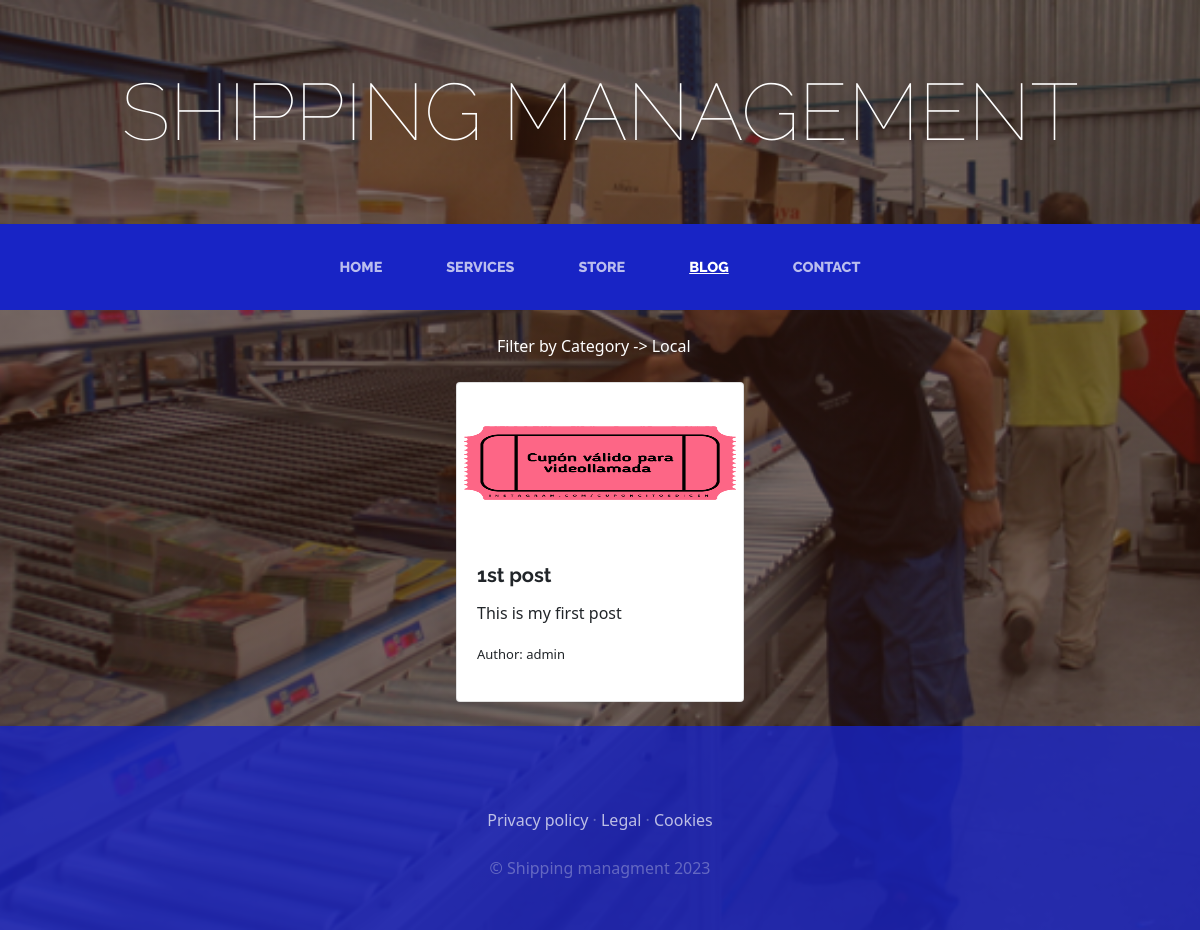
The page /blog/ on the database as committed earlier.
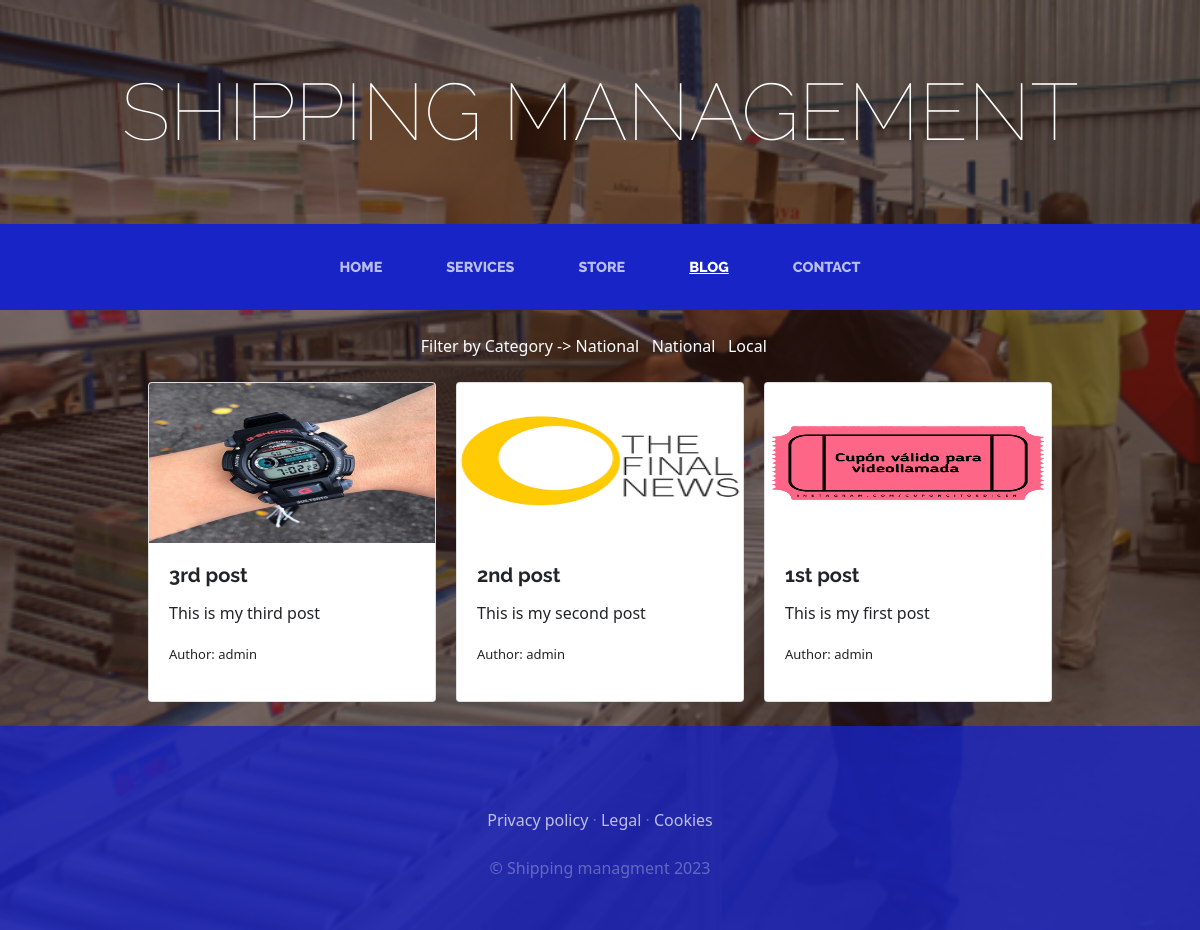
The same page on the database as committed later.
### blog/models.py (models this page shows, shortened)
class Category(models.Model):
    name = models.CharField(max_length=200)
    created = models.DateTimeField(auto_now_add=True)
    updated = models.DateTimeField(auto_now_add=True)
    class Meta:
        verbose_name = 'category'
        verbose_name_plural = 'categories'
        ordering = ['-created']

class Post(models.Model):
    title = models.CharField(max_length=200)
    content = models.CharField(max_length=500)
    image = models.ImageField(upload_to='blog', null=True, blank=True)
    author = models.ForeignKey(User, on_delete=models.CASCADE)
    categories = models.ManyToManyField(Category)
    created = models.DateTimeField(auto_now_add=True)
    updated = models.DateTimeField(auto_now_add=True)
    class Meta:
        verbose_name = 'post'
        verbose_name_plural = 'posts'
        ordering = ['-created']

### blog/views.py (the view)
# urls.py: path('', views.posts, name='Blog'),
def posts(request):
    posts = Post.objects.all()
    return render(request, 'blog/blog.html', {'posts': posts})

### blog/templates/blog/blog.html (shortened to what this page needs)
{% extends 'OnlineProjectApp/base.html' %}
{% load static %}
{% block content %}
    <br>
    <section>
        <div style="width: 75%; margin: auto; text-align: center; color: #FFFFFF; display: flex; justify-content: center;">
            Filter by Category ->&nbsp;
            {% for post in posts %}
                {% for category in post.categories.all %}
                    <a href="{% url 'category' category.id %}" style="color: #FFFFFF;">{{category.name}}</a> &nbsp;&nbsp;&nbsp;
                {% endfor %}
            {% endfor %}
        </div>
    </section>
    <section>
        <div class="m-4" style="display: flex; justify-content: center;">
            <div class="row" style="gap: 20px;">
                {% for post in posts %}
                    <div class="card" style="width: 18rem;">
                        <img src="{{post.image.url}}" class="card-img-top" alt="Post" style="height: 10rem;">
                        <div class="card-body">
                            <h5 class="font-weight-bold card-title">{{post.title}}</h5>
                            <p class="card-text">{{post.content}}</p>
                            <p class="fw-light" style="font-size: small;">Author: {{post.author}}</p>
                        </div>
                    </div>
                {% endfor %}
            </div>
        </div>
    </section>
{% endblock %}

### OnlineProjectApp/templates/OnlineProjectApp/base.html (shortened to what this page needs)
<html>
<head>
  {% load static %}
  <link href="{% static 'OnlineProjectApp/vendor/bootstrap/css/bootstrap.min.css' %}" rel="stylesheet">
  <link href="{% static 'OnlineProjectApp/css/gestion.css' %}" rel="stylesheet">
</head>
<body>
  <h1 class="site-heading text-center text-white d-none d-lg-block">
    <span class="site-heading-lower">Shipping management</span>
  </h1>
  <nav class="navbar navbar-expand-lg navbar-dark py-lg-4" id="mainNav">
    <div class="container">
      <div class="collapse navbar-collapse" id="navbarResponsive">
        <ul class="navbar-nav mx-auto">
          <li class="nav-item {% if request.path == '/' %}active{% endif %} px-lg-4">
            <a class="nav-link text-uppercase text-expanded" href="{% url 'Home' %}">Home</a>
          </li>
          <li class="nav-item {% if request.path == '/services/' %}active{% endif %} px-lg-4">
            <a class="nav-link text-uppercase text-expanded" href="{% url 'Services' %}">Services</a>
          </li>
          <li class="nav-item {% if request.path == '/store/' %}active{% endif %} px-lg-4">
            <a class="nav-link text-uppercase text-expanded" href="{% url 'Store' %}">Store</a>
          </li>
          <li class="nav-item {% if request.path|slice:':6' == '/blog/' %}active{% endif %} px-lg-4">
            <a class="nav-link text-uppercase text-expanded" href="{% url 'Blog' %}">Blog</a>
          </li>
          <li class="nav-item {% if request.path == '/contact/' %}active{% endif %} px-lg-4">
            <a class="nav-link text-uppercase text-expanded" href="{% url 'Contact' %}">Contact</a>
          </li>
        </ul>
      </div>
    </div>
  </nav>
  {% block content %}
  {% endblock %}
  <footer class="footer text-faded text-center py-5">
    <div class="container">
      <p class="m-0 mbt">
        <a href="sample.html" class="link">Privacy policy</a> ·
        <a href="sample.html" class="link">Legal</a> ·
        <a href="sample.html" class="link">Cookies</a>
      </p>
      <p class="m-0 mbt1">&copy; Shipping managment 2023</p>
    </div>
  </footer>
</body>
</html>

### OnlineProjectApp/static/OnlineProjectApp/css/gestion.css (style rules this page uses)
body { font-family: system-ui, -apple-system, BlinkMacSystemFont, 'Segoe UI', Roboto, Oxygen, Ubuntu, Cantarell, 'Open Sans', 'Helvetica Neue', sans-serif; background: linear-gradient(rgba(47, 23, 15, 0.65), rgba(47, 23, 15, 0.65)), url("../img/bg_main.jpg"); background-attachment: fixed; background-position: center; background-size: cover; }
h1, h2, h3, h4, h5, h6 { font-family: 'Raleway'; }
p { line-height: 1.75; }
.text-faded { color: rgba(255, 255, 255, 0.3); }
.site-heading { margin-top: 5rem; margin-bottom: 5rem; text-transform: uppercase; line-height: 1; font-family: 'Raleway'; }
.site-heading .site-heading-lower { font-size: 5rem; font-weight: 100; line-height: 4rem; }
#mainNav { background-color: rgb(24, 36, 197); font-family: 'Raleway'; }
#mainNav .navbar-nav .nav-item .nav-link { color: rgba(255, 255, 255, 0.7); font-weight: 800; }
#mainNav .navbar-nav .nav-item.active .nav-link { color: #ffffff; text-decoration: underline; }
@media (min-width: 992px) { #mainNav .navbar-nav .nav-item .nav-link { font-size: 0.9rem; } }
.footer { background-color: rgba(24, 36, 197, 0.8); }
.mbt { padding-top: 2rem; }
.mbt1 { padding-top: 1.25rem; }
a.link { color: rgba(255, 255, 255, 0.7); }

Rows that differ between the two databases and show on the page:
added Post: image (picture), title "3rd post", content "This is my third post", author "admin"
now on this page (row unchanged): Category: name "National"
added Post: image (picture), title "2nd post", content "This is my second post", author "admin"
